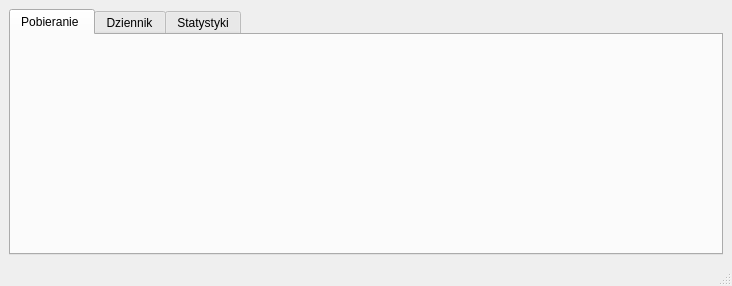
<?xml version="1.0" encoding="UTF-8"?>
<ui version="4.0">
 <class>MainWindow</class>
 <widget class="QMainWindow" name="MainWindow">
  <property name="geometry">
   <rect>
    <x>0</x>
    <y>0</y>
    <width>732</width>
    <height>286</height>
   </rect>
  </property>
  <property name="sizePolicy">
   <sizepolicy hsizetype="Fixed" vsizetype="Fixed">
    <horstretch>0</horstretch>
    <verstretch>0</verstretch>
   </sizepolicy>
  </property>
  <property name="tabShape">
   <enum>QTabWidget::Rounded</enum>
  </property>
  <widget class="QWidget" name="centralwidget">
   <layout class="QGridLayout" name="gridLayout">
    <item row="1" column="0">
     <widget class="QTabWidget" name="tabWidget">
      <property name="contextMenuPolicy">
       <enum>Qt::NoContextMenu</enum>
      </property>
      <property name="tabShape">
       <enum>QTabWidget::Rounded</enum>
      </property>
      <property name="currentIndex">
       <number>0</number>
      </property>
      <widget class="QWidget" name="tab_2">
       <attribute name="title">
        <string>Pobieranie </string>
       </attribute>
      </widget>
      <widget class="QWidget" name="tab">
       <attribute name="title">
        <string>Dziennik</string>
       </attribute>
       <layout class="QGridLayout" name="gridLayout_3">
        <item row="0" column="0">
         <widget class="QTextEdit" name="log">
          <property name="readOnly">
           <bool>true</bool>
          </property>
         </widget>
        </item>
       </layout>
      </widget>
      <widget class="QWidget" name="tab_3">
       <attribute name="title">
        <string>Statystyki</string>
       </attribute>
       <layout class="QGridLayout" name="gridLayout_2">
        <item row="0" column="0">
         <layout class="QHBoxLayout" name="horizontalLayout">
          <item>
           <layout class="QVBoxLayout" name="verticalLayout_2">
            <item>
             <widget class="QLabel" name="label">
              <property name="text">
               <string>Pobrano razem:</string>
              </property>
             </widget>
            </item>
            <item>
             <widget class="QLabel" name="label_4">
              <property name="text">
               <string>Pobrano w aktualnej sesji: </string>
              </property>
             </widget>
            </item>
            <item>
             <widget class="QLabel" name="label_2">
              <property name="text">
               <string>Maksymalna prędkość pobierania:</string>
              </property>
             </widget>
            </item>
           </layout>
          </item>
          <item>
           <layout class="QVBoxLayout" name="verticalLayout">
            <item>
             <widget class="QLabel" name="label_3">
              <property name="text">
               <string>0.00 MB</string>
              </property>
             </widget>
            </item>
            <item>
             <widget class="QLabel" name="allBytesReadSession">
              <property name="text">
               <string>0.00 MB</string>
              </property>
             </widget>
            </item>
            <item>
             <widget class="QLabel" name="label_6">
              <property name="text">
               <string>0.00 MB</string>
              </property>
             </widget>
            </item>
           </layout>
          </item>
         </layout>
        </item>
        <item row="1" column="0">
         <widget class="QLabel" name="label_7">
          <property name="text">
           <string>&lt;!DOCTYPE HTML PUBLIC &quot;-//W3C//DTD HTML 4.0//EN&quot; &quot;http://www.w3.org/TR/REC-html40/strict.dtd&quot;&gt;
&lt;html&gt;&lt;head&gt;&lt;meta name=&quot;qrichtext&quot; content=&quot;1&quot; /&gt;&lt;style type=&quot;text/css&quot;&gt;
p, li { white-space: pre-wrap; }
&lt;/style&gt;&lt;/head&gt;&lt;body style=&quot; font-family:'Bitstream Vera Sans'; font-size:8pt; font-weight:400; font-style:normal;&quot;&gt;
&lt;p style=&quot; margin-top:0px; margin-bottom:0px; margin-left:0px; margin-right:0px; -qt-block-indent:0; text-indent:0px;&quot;&gt;&lt;span style=&quot; font-size:18pt;&quot;&gt;A tu postawimy sobie wypas wykres albo cuś innego&lt;/span&gt;&lt;/p&gt;&lt;/body&gt;&lt;/html&gt;</string>
          </property>
         </widget>
        </item>
       </layout>
      </widget>
     </widget>
    </item>
   </layout>
  </widget>
  <widget class="QMenuBar" name="menubar">
   <property name="geometry">
    <rect>
     <x>0</x>
     <y>0</y>
     <width>732</width>
     <height>21</height>
    </rect>
   </property>
  </widget>
  <widget class="QStatusBar" name="statusbar"/>
 </widget>
 <resources/>
 <connections/>
</ui>
